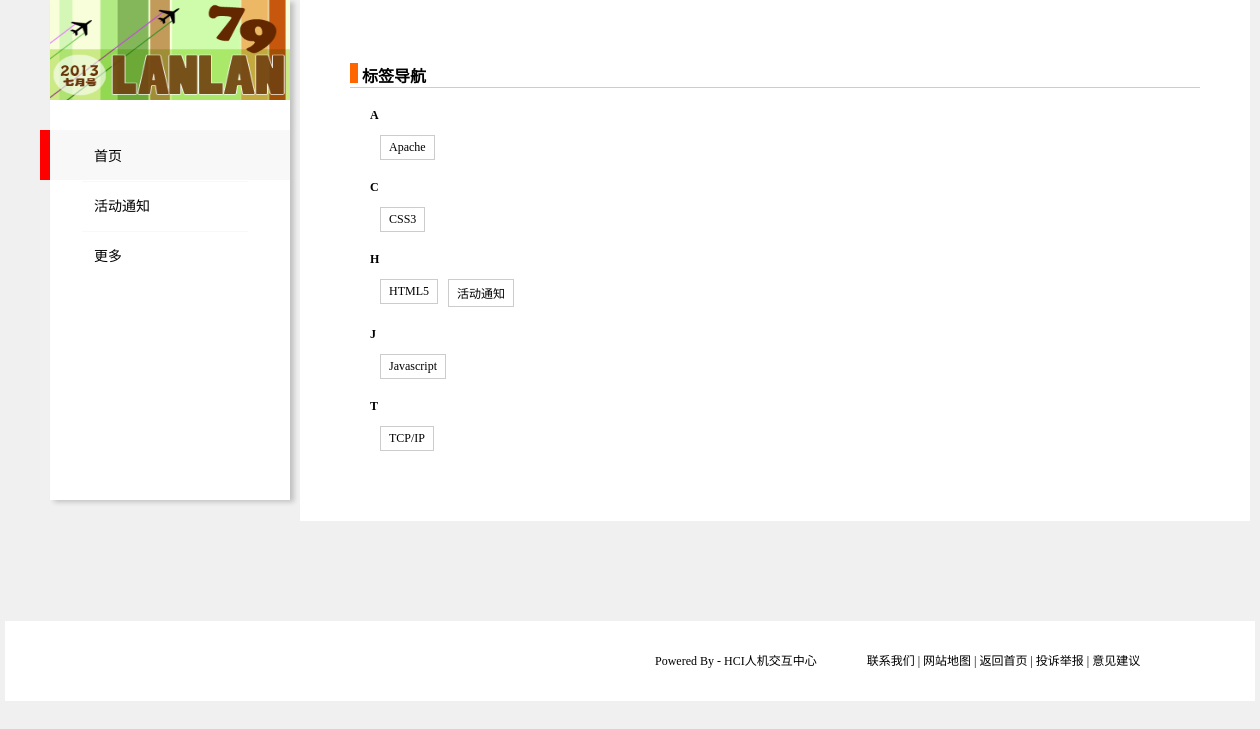
The page /tagsShow.php on the database its author committed.
### tables this page shows
CREATE TABLE IF NOT EXISTS `tag` (
  `ID` int(10) NOT NULL AUTO_INCREMENT,
  `name` varchar(255) NOT NULL,
  `isFormal` int(1) NOT NULL DEFAULT '0',
  `img` varchar(255) DEFAULT NULL,
  PRIMARY KEY (`ID`)
);

### Models/tag.php (called while the page is built, shortened)
<?php
class tag {
    static function getAllTags($type=-1) {
        global $db;
        if($type==-1) {
            $query = $db->prepare('select * from tag order by name');
            $query->execute();
            $rs = $query->fetchAll();
            return $rs;
        }
        else if($type==0) {
            $query = $db->prepare('select * from tag where isFormal=0 order by name');
            $query->execute();
            $rs = $query->fetchAll();
            return $rs;
        }
        else {
            $query = $db->prepare('select * from tag where isFormal=1 order by name');
            $query->execute();
            $rs = $query->fetchAll();
            return $rs;
        }
    }
}

### Controllers/menu.php (called while the page is built)
<?php
include_once('conf/config.php');
include_once('Models/tag.php');
$menus = tag::getAllTags(1);

### Controllers/tagsShow.php (called while the page is built, shortened)
<?php
include_once('conf/config.php');
include_once('Models/tag.php');
function getAllTags() {
    return tag::getAllTags();
}
function sortTags($tags) {
    $sort = array(
        'A' => array(),
        'B' => array(),
        'C' => array(),
        'D' => array(),
        'E' => array(),
        'F' => array(),
        'G' => array(),
        'H' => array(),
        'I' => array(),
        'J' => array(),
        'K' => array(),
        'L' => array(),
        'M' => array(),
        'N' => array(),
        'O' => array(),
        'P' => array(),
        'Q' => array(),
        'R' => array(),
        'S' => array(),
        'T' => array(),
        'U' => array(),
        'V' => array(),
        'W' => array(),
        'X' => array(),
        'Y' => array(),
        'Z' => array()
    );
    for($i=0;$i<count($tags);++$i) {
        array_push($sort[getFirstLetter($tags[$i]['name'])],$tags[$i]);
    }
    return $sort;
}
function getFirstLetter($str){
        $fchar=ord($str{0});
    if($fchar>=ord('A')&&$fchar<=ord('z')) return strtoupper($str{0});
    $s1=iconv('UTF-8','gb2312',$str);
    $s2=iconv('gb2312','UTF-8',$s1);
    $s=$s2==$str?$s1:$str;
    $asc=ord($s{0})*256+ord($s{1})-65536;
    if($asc>=-17922&&$asc<=-17418) return 'H';
    return null;
}
?>

### tagsShow.php (the view, shortened to what this page needs)
<?php
include_once('Controllers/tagsShow.php');
$tags = getAllTags();
$tagsList = sortTags($tags);
?>
<!DOCTYPE html>
<html>
<head>
	<link rel="stylesheet" type="text/css" href="public/stylesheets/global.css"/>
	<link rel="stylesheet" type="text/css" href="public/stylesheets/tags.css"/>
</head>
<body>
    <?php include_once('menu.php') ?>
	<div id="mainBox">
		<div id="container">
			<div class="container-header">
				<span class="line"></span>
				<h2 class="content-title">&nbsp;标签导航</h2>
			</div>
			<?php
				$keys = array_keys($tagsList);
		        for($i=0;$i<count($tagsList);$i++) {
		        	if(count($tagsList[$keys[$i]])>0) {
		            	echo "<div class='tag-tree'><h3>".$keys[$i]."</h3>";
		            	for($j=0;$j<count($tagsList[$keys[$i]]);$j++) {
                            echo "<ul class='tag-list'><li><a href='index.php?t=".$tagsList[$keys[$i]][$j]['ID']."'>".$tagsList[$keys[$i]][$j]['name']."</a></li>";
		            	}
		            	echo '</div>';
		        	}
		        }
			?>
		</div>
	</div>
	<div id="footer">
		<ul class="footer-box">
			<li class="footer-from">Powered By - HCI人机交互中心</li>
			<li class="footer-info">
				联系我们&nbsp;|&nbsp;网站地图&nbsp;|&nbsp;返回首页&nbsp;|&nbsp;投诉举报&nbsp;|&nbsp;意见建议<br>
			</li>
		</ul>
	</div>
</body>
</html>

### menu.php
<?php
include_once('Controllers/menu.php');
?>
    <div id="nav">
		<a href="index.php" title="hci活动首页">
			<img width="240" height="100" src="public/images/box4.png"id="imgIndex">
		</a>
		<div class="menu">
			<div id="menuLabel" style="display:block; ">
				<span></span>
			</div>
			<ul id="menuList">
                <li>
                    <a href="index.php">首页</a>
                </li>
                <?php
                foreach($menus as $item) {
                    echo '<li>';
                    echo '<a href="index.php?t='.$item['ID'].'">'.$item['name'].'</a>';
                    echo '</li>';
                }
                ?>
                <li>
                    <a href="tagsShow.php">更多</a>
                </li>
			</ul>
		</div>
	</div>

### public/stylesheets/global.css (style rules this page uses)
body { font-size: 12px; margin: 0 auto; font-family: "微软雅黑";background-color: rgb(240,240,240); }
div { margin: 0 auto; }
ul,li { list-style: none; margin: 0; padding: 0; }
img { border: 0px; }
a { color: black; }
a:link { text-decoration: none; }
#mainBox { width: 950px; padding: 0 0 100px 290px; overflow: hidden; }
#nav { width:240px; height: 500px; position: fixed; margin-left: 50px; background-color: rgb(255,255,255); z-index: 15; box-shadow: 4px 2px 5px rgba(0,0,0,.2); -moz-box-shadow: 4px 2px 5px rgba(0,0,0,.2); -webkit-box-shadow: 4px 2px 5px rgba(0,0,0,.2); }
.menu { width: 100%; font-size: 14px; padding-top: 27px; position: relative; z-index: 0; }
#menuLabel { top: 26px; width: 250px; height: 50px; position: absolute; z-index: -1; left: -10px; background-color: rgb(248,248,248); }
#menuLabel span { width:10px; height: 100%; float: left; background-color: red; }
#menuList { padding: 0 32px; overflow: hidden; }
#menuList li { padding: 5px; float: left; border-top: 1px solid rgb(248, 248, 248); }
.menu a { text-indent: 7px; float: left; line-height: 15px; padding: 12px 0; width: 156px; }
#footer { width: 900px; padding-top: 30px; padding-left: 350px; padding-bottom: 50px; background: white; }
.footer-box { padding-left: 300px; }
#footer li { float: left; }
.footer-from { padding-right: 50px; }

### public/stylesheets/tags.css (style rules this page uses)
#container { padding: 50px; background: white; }
.container-header { margin-bottom: 10px; }
.line { float: left; width: 8px; height: 20px; background-color: #ff6600; }
.content-title { font-size: 16px; padding: 0 5px; border-bottom: 1px solid #ccc; }
.tag-tree { margin: 20px; }
.tag-tree h3 { font-size: 12px; clear: both; }
.tag-list { overflow: hidden; }
.tag-list li { float: left; margin-left: 10px; overflow: hidden; }
.tag-list li a { padding: 4px 8px; border: 1px solid #ccc; display: block; }

### rows shown on the page
tag: name "活动通知"
tag: name "Apache"
tag: name "CSS3"
tag: name "HTML5"
tag: name "Javascript"
tag: name "TCP/IP"

### other values the page prints
$keys[$i] "A"
$keys[$i] "C"
$keys[$i] "H"
$keys[$i] "J"
$keys[$i] "T"
